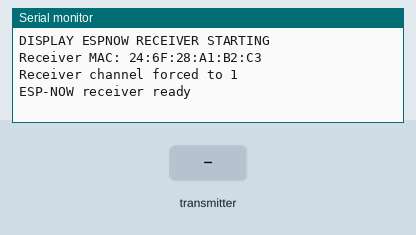
A sketch run on a simulated ESP32. On the bench: the last lines printed to the serial monitor. The inputs (shaded band) are chosen by the test bench.

Above: at 3.2 s.
3.3 s: the transmitter starts sending temperature = 0
At 3.61 s:
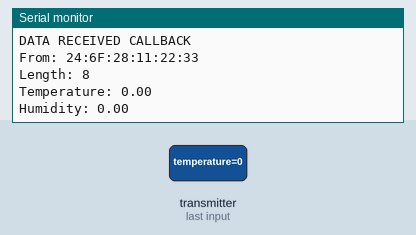
4.8 s: the transmitter starts sending humidity = 25
At 5.11 s:
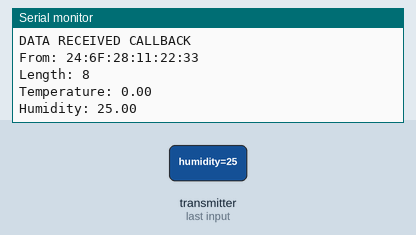
6.3 s: the transmitter starts sending temperature = 25
7.8 s: the transmitter starts sending humidity = 50
At 8.11 s:
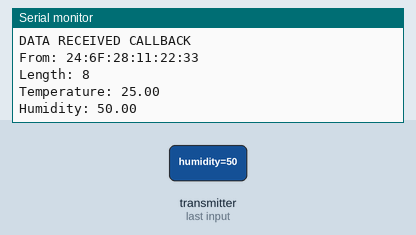
Timing chart, 0 to 10.3 s (numbered marks = the images above; inputs shaded):
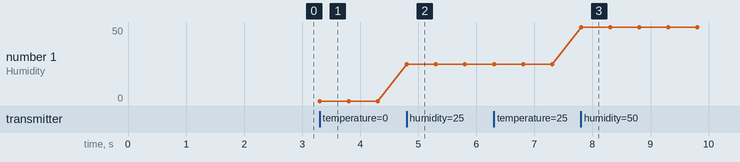

Measured:
- after the input at 3.3 s, the serial monitor: prints a new line at once (image 1)
- after the input at 4.8 s, the serial monitor: prints a new line at once (image 2)
- after the input at 7.8 s, the serial monitor: prints a new line at once (image 3)
- plotted number 1: 0 → 25 after the input at 4.8 s, 25 → 50 after the input at 7.8 s

The sketch:

display_espnow_receiver.ino
```cpp
#include <WiFi.h>
#include <esp_now.h>
#include <esp_wifi.h>

typedef struct {
  float temperature;
  float humidity;
} SensorData;

SensorData data;

void OnDataRecv(const esp_now_recv_info_t *info, const uint8_t *incomingData, int len) {
  Serial.println("DATA RECEIVED CALLBACK");

  Serial.print("From: ");
  for (int i = 0; i < 6; i++) {
    Serial.printf("%02X", info->src_addr[i]);
    if (i < 5) Serial.print(":");
  }
  Serial.println();

  Serial.print("Length: ");
  Serial.println(len);

  if (len == sizeof(SensorData)) {
    memcpy(&data, incomingData, sizeof(data));
    Serial.print("Temperature: ");
    Serial.println(data.temperature);
    Serial.print("Humidity: ");
    Serial.println(data.humidity);
  } else {
    Serial.println("Unexpected packet size");
  }
}

void setup() {
  Serial.begin(115200);
  delay(2000);

  Serial.println("DISPLAY ESPNOW RECEIVER STARTING");

  WiFi.mode(WIFI_STA);
  WiFi.disconnect();
  WiFi.setSleep(false);

  esp_wifi_set_channel(1, WIFI_SECOND_CHAN_NONE);

  Serial.print("Receiver MAC: ");
  Serial.println(WiFi.macAddress());
  Serial.println("Receiver channel forced to 1");

  if (esp_now_init() != ESP_OK) {
    Serial.println("ESP-NOW init failed");
    return;
  }

  esp_now_register_recv_cb(OnDataRecv);
  Serial.println("ESP-NOW receiver ready");
}

void loop() {
  delay(1000);
}
```
